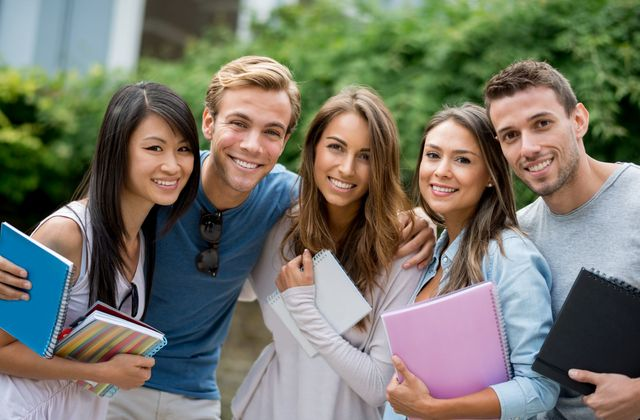
#> input picture imgs/1.jpg, 640 x 420 px
$ python faceDetection.py
#> lines starting #> are read from the running program, lines starting #| are printed output that depends on the picture; after the words box and inside, x2 and y2 are one past the last pixel; in counts of white or black regions, pixels touching at a corner belong together
import cv2

faceCascade = cv2.CascadeClassifier('haarcascade_frontalface_default.xml')
img = cv2.imread('imgs/1.jpg')
#> img is the input picture: shape (420, 640, 3); mean B, G, R 105.3, 117.5, 117.6
gray = cv2.cvtColor(img, cv2.COLOR_RGB2GRAY)
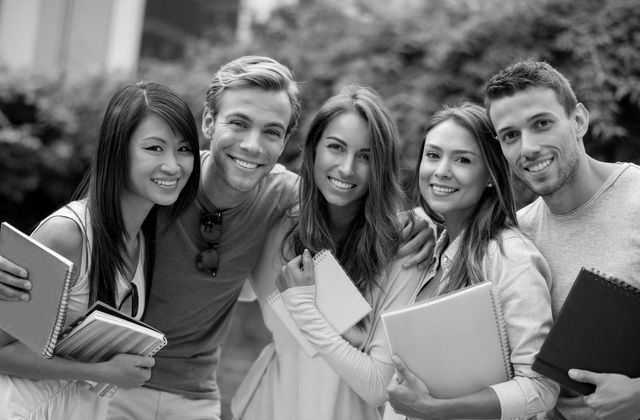
#> gray: shape (420, 640); min 0, max 255, mean 113.8

faces = faceCascade.detectMultiScale(gray, 1.1, 4)
#> faces = [[126, 120, 78, 78], [406, 126, 81, 81], [309, 120, 80, 80], [482, 94, 94, 94], [207, 93, 94, 94]]

for (x, y, w, h) in faces:
    cv2.rectangle(img, (x, y), (x+w, y+h), (255, 0, 0), 2)
#> this loop made 5 passes
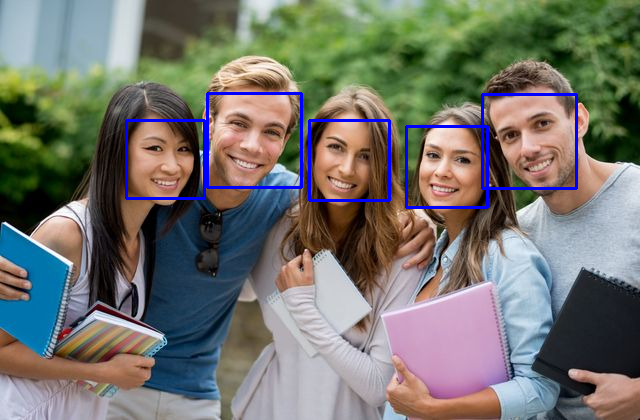
#> img: shape (420, 640, 3); 1.89% of pixels changed, all inside (x1, y1, x2, y2) = (125, 92, 578, 209)

cv2.imshow('img', img)
cv2.waitKey()
